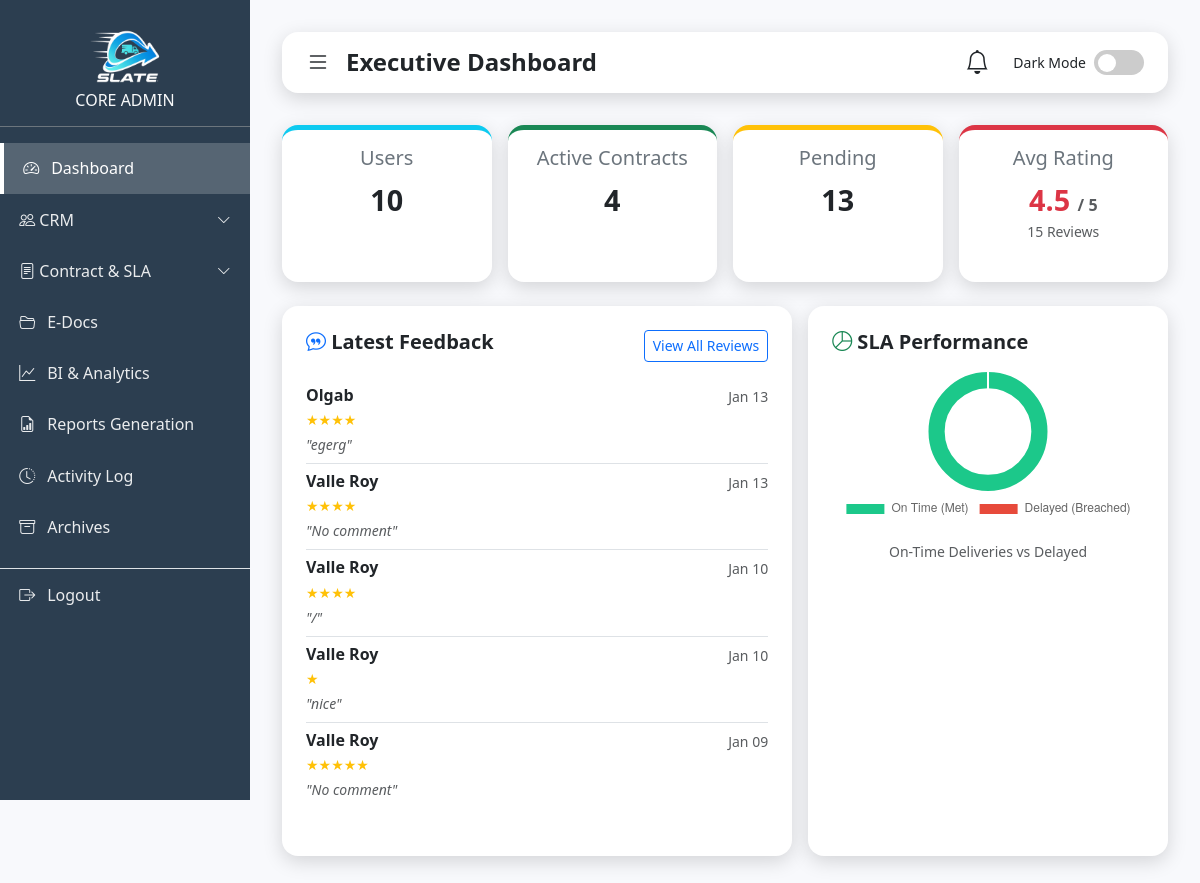
Before: /admin.php (signed in) with the older database file.
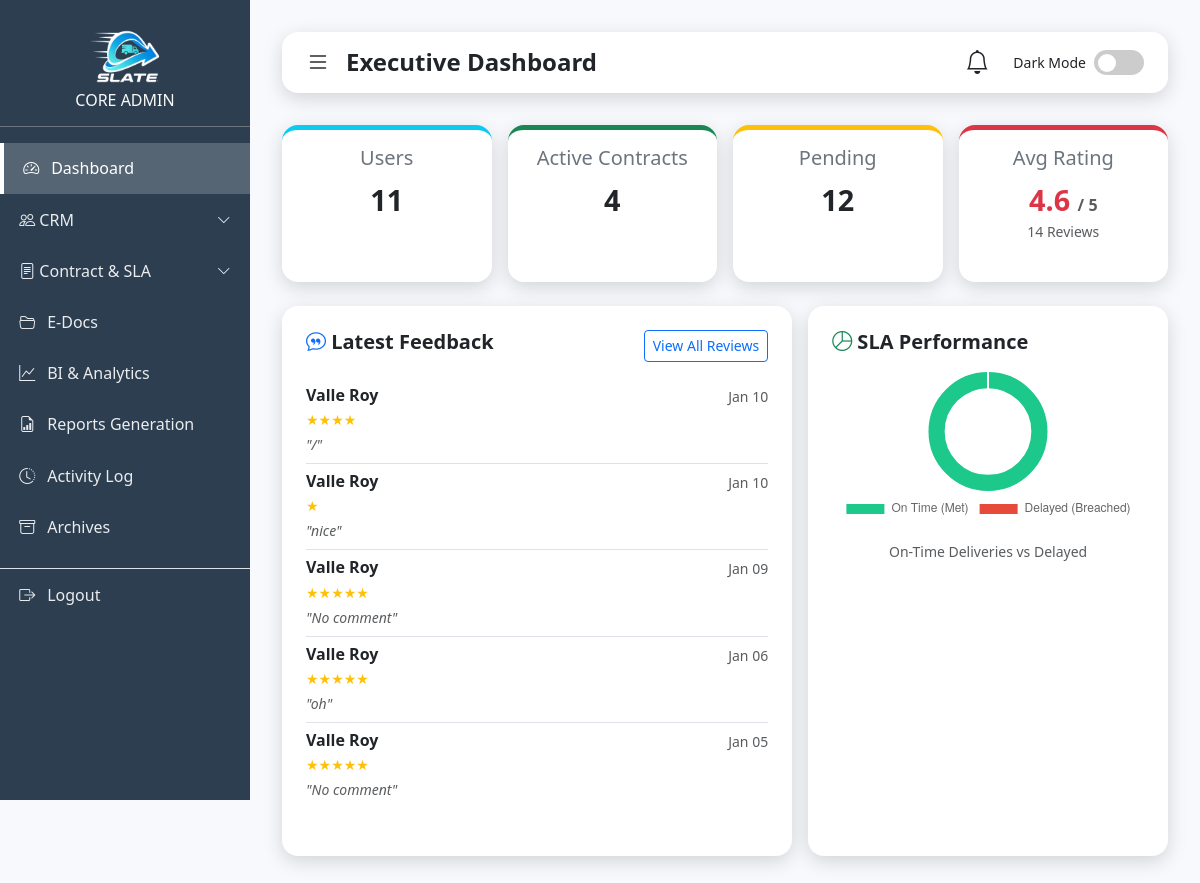
After: the same page with the newer database file.
### tables this page shows
CREATE TABLE `shipments` (
  `id` int(11) NOT NULL,
  `contract_number` varchar(50) DEFAULT NULL,
  `user_id` int(11) NOT NULL,
  `sender_name` varchar(100) NOT NULL,
  `sender_contact` varchar(50) DEFAULT NULL,
  `receiver_name` varchar(100) NOT NULL,
  `receiver_contact` varchar(50) DEFAULT NULL,
  `origin_address` varchar(255) DEFAULT NULL,
  `destination_address` varchar(255) DEFAULT NULL,
  `origin_island` varchar(50) DEFAULT NULL,
  `specific_address` text DEFAULT NULL,
  `address` varchar(255) DEFAULT NULL,
  `weight` decimal(10,2) NOT NULL,
  `package_type` varchar(50) DEFAULT NULL,
  `package_description` text NOT NULL,
  `distance_km` decimal(10,2) DEFAULT 0.00,
  `price` decimal(10,2) DEFAULT 0.00,
  `sla_agreement` text DEFAULT NULL,
  `payment_method` varchar(50) DEFAULT 'Unspecified',
  `bank_name` varchar(50) DEFAULT NULL,
  `status` varchar(50) DEFAULT 'Pending',
  `payment_status` varchar(50) DEFAULT 'Pending',
  `sla_status` enum('Met','Breached','Pending') DEFAULT 'Pending',
  `proof_image` varchar(255) DEFAULT NULL,
  `created_at` timestamp NOT NULL DEFAULT current_timestamp(),
  `ip_address` varchar(45) DEFAULT NULL,
  `ai_estimated_time` varchar(100) DEFAULT 'Calculating...',
  `target_delivery_date` datetime DEFAULT NULL,
  `rating` int(11) DEFAULT 0,
  `feedback_text` text DEFAULT NULL,
  `destination_island` varchar(50) DEFAULT 'Luzon',
  `sender_email` varchar(255) DEFAULT NULL,
  `updated_at` timestamp NOT NULL DEFAULT current_timestamp() ON UPDATE current_timestamp()
);

CREATE TABLE `accounts` (
  `id` int(11) NOT NULL,
  `username` varchar(255) DEFAULT NULL,
  `email` varchar(100) NOT NULL,
  `phone_number` varchar(20) DEFAULT NULL,
  `gender` enum('Male','Female','Other') DEFAULT NULL,
  `password` varchar(255) DEFAULT NULL,
  `profile_image` varchar(255) DEFAULT NULL,
  `role` enum('admin','user') DEFAULT 'user',
  `created_at` timestamp NOT NULL DEFAULT current_timestamp(),
  `otp_hash` varchar(255) DEFAULT NULL,
  `otp_expires_at` datetime DEFAULT NULL,
  `otp_attempts` int(11) DEFAULT 0,
  `last_otp_sent_at` datetime NOT NULL DEFAULT current_timestamp()
);

### admin.php (the view, shortened to what the changed rows need)
<?php
include("connection.php");
$sql = "SELECT COUNT(*) AS total_users FROM accounts WHERE role='user'";
$users = $conn->query($sql)->fetch_assoc()['total_users'];
$sql = "SELECT COUNT(*) as total_pending FROM shipments WHERE status = 'Pending'";
$pending = $conn->query($sql)->fetch_assoc()['total_pending'];
$sql = "SELECT AVG(rating) as avg_rate, COUNT(*) as total_reviews FROM shipments WHERE rating > 0";
$rateData = $conn->query($sql)->fetch_assoc();
$avgRating = number_format($rateData['avg_rate'], 1);
$totalReviews = $rateData['total_reviews'];
$met = $conn->query("SELECT COUNT(*) as c FROM shipments WHERE sla_status='Met'")->fetch_assoc()['c'];
$breached = $conn->query("SELECT COUNT(*) as c FROM shipments WHERE sla_status='Breached'")->fetch_assoc()['c'];
$feedbacks = $conn->query("SELECT s.rating, s.feedback_text, s.created_at, a.username
                           FROM shipments s
                           JOIN accounts a ON s.user_id = a.id
                           WHERE s.rating > 0
                           ORDER BY s.created_at DESC LIMIT 5");
?>
<!DOCTYPE html>
<html lang="en">
<head>
  <link href="https://cdn.jsdelivr.net/npm/bootstrap@5.3.3/dist/css/bootstrap.min.css" rel="stylesheet">
  <link href="https://cdn.jsdelivr.net/npm/bootstrap-icons@1.11.3/font/bootstrap-icons.css" rel="stylesheet">
</head>
<body>
  <div class="content" id="mainContent">
    <div class="row g-3 mb-4">
      <div class="col-md-3">
        <div class="card p-3 text-center border-top border-5 border-info h-100">
          <h5 class="text-secondary">Users</h5>
          <div class="stat-value text-dark"><?php echo $users; ?></div>
        </div>
      </div>
      <div class="col-md-3">
        <div class="card p-3 text-center border-top border-5 border-warning h-100">
          <h5 class="text-secondary">Pending</h5>
          <div class="stat-value text-dark"><?php echo $pending; ?></div>
        </div>
      </div>
      <div class="col-md-3">
        <div class="card p-3 text-center border-top border-5 border-danger h-100">
          <h5 class="text-secondary">Avg Rating</h5>
          <div class="stat-value text-danger">
            <?php echo $avgRating; ?> <small class="fs-6 text-muted">/ 5</small>
          </div>
          <small class="text-muted"><?php echo $totalReviews; ?> Reviews</small>
        </div>
      </div>
    </div>
    <div class="row g-3">
      <div class="col-lg-7">
        <div class="card h-100">
          <div class="list-group list-group-flush">
            <?php if($feedbacks->num_rows > 0): while($f = $feedbacks->fetch_assoc()): ?>
            <div class="list-group-item px-0">
              <div class="d-flex w-100 justify-content-between">
                <h6 class="mb-1 fw-bold"><?php echo htmlspecialchars($f['username']); ?></h6>
                <small class="text-muted"><?php echo date('M d', strtotime($f['created_at'])); ?></small>
              </div>
              <div class="text-warning small mb-1">
                <?php for($i=0; $i<$f['rating']; $i++) echo '★'; ?>
              </div>
              <small class="text-muted fst-italic">"<?php echo $f['feedback_text'] ?: 'No comment'; ?>"</small>
            </div>
            <?php endwhile; else: ?>
              <p class="text-center text-muted py-4">No feedback yet.</p>
            <?php endif; ?>
          </div>
        </div>
      </div>
    </div>
  </div>
  <script>
    initDarkMode("adminThemeToggle", "adminDarkMode");
    document.getElementById('hamburger').addEventListener('click', () => {
      document.getElementById('sidebar').classList.toggle('collapsed');
      document.getElementById('mainContent').classList.toggle('expanded');
    });
    new Chart("slaChart", {
      type: "doughnut",
      data: {
        labels: ["On Time (Met)", "Delayed (Breached)"],
        datasets: [{
          backgroundColor: ["#1cc88a", "#e74a3b"],
          data: [<?php echo $met; ?>, <?php echo $breached; ?>]
        }]
      },
      options: { legend: { position: 'bottom' }, cutoutPercentage: 70 }
    });
  </script>
</body>
</html>

Changed rows visible on the page:
removed shipments: user.username "Olgab", created_at "Jan 13", rating 4 (drawn), feedback_text "egerg"
removed shipments: user.username "Valle Roy", created_at "Jan 13", rating 4 (drawn), feedback_text "No comment"
now on this page (row edited): shipments: user.username "Valle Roy", created_at "Jan 06", rating 5 (drawn), feedback_text "oh"
now on this page (row edited): shipments: user.username "Valle Roy", created_at "Jan 05", rating 5 (drawn), feedback_text "No comment"
Other visible differences:
$users: "10" → "11"
$pending: "13" → "12"
$avgRating: "4.5" → "4.6"
$totalReviews: "15" → "14"
